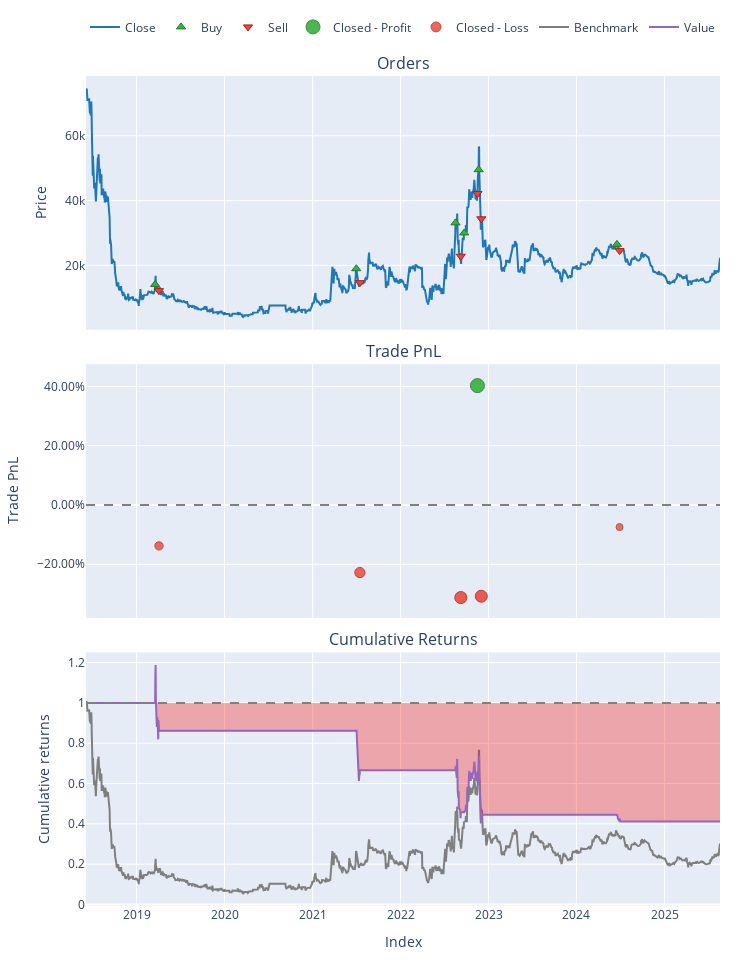

This figure's notebook cell:
### Code cell
# biểu diễn biểu đồ vốn của 1 mã bỏ qua
ignored_ticker = df_backtesting_ignored.index[0]
pf = backtesting_results[ignored_ticker]
print(ignored_ticker)
pf.plot().show()

### Figure 1 — Plotly figure (JSON) as saved in the notebook; plotly's stock layout.template omitted (floating-point values rounded to 4 significant figures; data arrays with more than 128 entries replaced by an {"elided": "..."} marker saying what was removed)
{"data": [{"legendgroup": "0", "line": {"color": "#1f77b4"}, "name": "Close", "showlegend": true, "type": "scatter", "uid": "fba1f608-7561-4882-a2fc-d90563eb004b", "x": {"elided": "1795 str values"}, "xaxis": "x", "y": {"elided": "1795 float values"}, "yaxis": "y"}, {"customdata": [[0, 0.007071, 0.0999], [2, 0.00454, 0.08614], [4, 0.002009, 0.06654], [6, 0.001525, 0.04578], [8, 0.001296, 0.0642], [10, 0.001678, 0.04447]], "hovertemplate": "Order Id: %{customdata[0]}<br>Timestamp: %{x}<br>Price: %{y}<br>Size: %{customdata[1]:.6f}<br>Fees: %{customdata[2]:.6f}", "legendgroup": "1", "marker": {"color": "#37B13F", "line": {"color": "rgb(38,123,44)", "width": 1}, "size": 8, "symbol": "triangle-up"}, "mode": "markers", "name": "Buy", "type": "scatter", "uid": "ca8a0d55-cbdc-4430-ad59-9e7d241d0a26", "x": ["2019-03-19T00:00:00", "2021-07-01T00:00:00", "2022-08-17T00:00:00", "2022-09-22T00:00:00", "2022-11-21T00:00:00", "2024-06-17T00:00:00"], "xaxis": "x", "y": [14130.0, 18971, 33118, 30016, 49536, 26495], "yaxis": "y"}, {"customdata": [[1, 0.007071, 0.08631], [3, 0.00454, 0.06667], [5, 0.002009, 0.04587], [7, 0.001525, 0.06433], [9, 0.001296, 0.04456], [11, 0.001678, 0.04125]], "hovertemplate": "Order Id: %{customdata[0]}<br>Timestamp: %{x}<br>Price: %{y}<br>Size: %{customdata[1]:.6f}<br>Fees: %{customdata[2]:.6f}", "legendgroup": "2", "marker": {"color": "#EA4335", "line": {"color": "rgb(181,31,18)", "width": 1}, "size": 8, "symbol": "triangle-down"}, "mode": "markers", "name": "Sell", "type": "scatter", "uid": "7318c576-4245-4b54-8a2d-a9ea84a0461f", "x": ["2019-04-04T00:00:00", "2021-07-16T00:00:00", "2022-09-08T00:00:00", "2022-11-16T00:00:00", "2022-12-02T00:00:00", "2024-06-28T00:00:00"], "xaxis": "x", "y": [12210.0, 14684, 22832, 42177, 34381, 24576], "yaxis": "y"}, {"customdata": [[3, 3, 18.44, 0.4027]], "hovertemplate": "Exit Trade Id: %{customdata[0]}<br>Position Id: %{customdata[1]}<br>Exit Timestamp: %{x}<br>PnL: %{customdata[2]:.6f}<br>Return: %{customdata[3]:.2%}", "legendgroup": "3", "marker": {"color": "#37B13F", "line": {"color": "rgb(38,123,44)", "width": 1}, "opacity": [0.9], "size": [14], "symbol": "circle"}, "mode": "markers", "name": "Closed - Profit", "type": "scatter", "uid": "bebff0cf-c68d-4f10-8313-8d6a35147bd9", "x": ["2022-11-16T00:00:00"], "xaxis": "x2", "y": [0.4027], "yaxis": "y2"}, {"customdata": [[0, 0, -13.78, -0.1379], [1, 1, -19.62, -0.2278], [2, 2, -20.78, -0.3123], [4, 4, -19.75, -0.3076], [5, 5, -3.307, -0.07436]], "hovertemplate": "Exit Trade Id: %{customdata[0]}<br>Position Id: %{customdata[1]}<br>Exit Timestamp: %{x}<br>PnL: %{customdata[2]:.6f}<br>Return: %{customdata[3]:.2%}", "legendgroup": "4", "marker": {"color": "#EA4335", "line": {"color": "rgb(181,31,18)", "width": 1}, "opacity": [0.779, 0.8201, 0.8587, 0.8566, 0.75], "size": [8.354, 10.27, 12.07, 11.97, 7], "symbol": "circle"}, "mode": "markers", "name": "Closed - Loss", "type": "scatter", "uid": "0009f284-9941-49ba-b76e-b4b65afc17e5", "x": ["2019-04-04T00:00:00", "2021-07-16T00:00:00", "2022-09-08T00:00:00", "2022-12-02T00:00:00", "2024-06-28T00:00:00"], "xaxis": "x2", "y": [-0.1379, -0.2278, -0.3123, -0.3076, -0.07436], "yaxis": "y2"}, {"legendgroup": "5", "line": {"color": "#7f7f7f"}, "name": "Benchmark", "showlegend": true, "type": "scatter", "uid": "c734db9d-0cc6-4715-b36e-948e11cfb4c7", "x": {"elided": "1795 str values"}, "xaxis": "x3", "y": {"elided": "1795 float values"}, "yaxis": "y3"}, {"hoverinfo": "skip", "legendgroup": "6", "line": {"color": "rgba(0, 0, 0, 0)", "width": 0}, "opacity": 0, "showlegend": false, "type": "scatter", "uid": "63ff3c05-d60a-4c66-ac85-2b48cd0b0406", "x": {"elided": "1795 str values"}, "xaxis": "x3", "y": {"elided": "1795 int values"}, "yaxis": "y3"}, {"connectgaps": false, "fill": "tonexty", "fillcolor": "rgba(0, 128, 0, 0.3)", "hoverinfo": "skip", "legendgroup": "6", "line": {"color": "rgba(0, 0, 0, 0)", "width": 0}, "opacity": 0, "showlegend": false, "type": "scatter", "uid": "b3c30fc5-5404-47f4-97e1-846795dfd07f", "x": {"elided": "1795 str values"}, "xaxis": "x3", "y": {"elided": "1795 float values"}, "yaxis": "y3"}, {"hoverinfo": "skip", "legendgroup": "6", "line": {"color": "rgba(0, 0, 0, 0)", "width": 0}, "opacity": 0, "showlegend": false, "type": "scatter", "uid": "2473de44-b27a-4c00-8108-5e122c8be11d", "x": {"elided": "1795 str values"}, "xaxis": "x3", "y": {"elided": "1795 int values"}, "yaxis": "y3"}, {"connectgaps": false, "fill": "tonexty", "fillcolor": "rgba(255, 0, 0, 0.3)", "hoverinfo": "skip", "legendgroup": "6", "line": {"color": "rgba(0, 0, 0, 0)", "width": 0}, "opacity": 0, "showlegend": false, "type": "scatter", "uid": "2fb7d471-6549-4382-b9eb-24fb7787b040", "x": {"elided": "1795 str values"}, "xaxis": "x3", "y": {"elided": "1795 float values"}, "yaxis": "y3"}, {"legendgroup": "7", "line": {"color": "#9467bd"}, "name": "Value", "showlegend": true, "type": "scatter", "uid": "3a490f40-5cd7-4b94-ad9c-8bf9e2e46bba", "x": {"elided": "1795 str values"}, "xaxis": "x3", "y": {"elided": "1795 float values"}, "yaxis": "y3"}, {"hoverinfo": "skip", "legendgroup": "6", "line": {"color": "rgba(0, 0, 0, 0)", "width": 0}, "opacity": 0, "showlegend": false, "type": "scatter", "uid": "cbe4d1cf-c5e3-43ab-ac89-1f847d4f7be0", "x": {"elided": "1795 str values"}, "xaxis": "x3", "y": {"elided": "1795 int values"}, "yaxis": "y3"}], "layout": {"annotations": [{"font": {"size": 16}, "showarrow": false, "text": "Orders", "x": 0.5, "xanchor": "center", "xref": "paper", "y": 1, "yanchor": "bottom", "yref": "paper"}, {"font": {"size": 16}, "showarrow": false, "text": "Trade PnL", "x": 0.5, "xanchor": "center", "xref": "paper", "y": 0.6528, "yanchor": "bottom", "yref": "paper"}, {"font": {"size": 16}, "showarrow": false, "text": "Cumulative Returns", "x": 0.5, "xanchor": "center", "xref": "paper", "y": 0.3056, "yanchor": "bottom", "yref": "paper"}], "height": 960, "legend": {"orientation": "h", "traceorder": "normal", "x": 1, "xanchor": "right", "y": 1.042, "yanchor": "bottom"}, "margin": {"b": 30, "l": 30, "r": 30, "t": 30}, "shapes": [{"line": {"color": "gray", "dash": "dash"}, "type": "line", "x0": 0, "x1": 1, "xref": "paper", "y0": 0, "y1": 0, "yref": "y2"}, {"line": {"color": "gray", "dash": "dash"}, "type": "line", "x0": 0, "x1": 1, "xref": "paper", "y0": 1, "y1": 1, "yref": "y3"}], "showlegend": true, "width": 750, "xaxis": {"anchor": "y", "domain": [0, 1], "matches": "x3", "showticklabels": false}, "xaxis2": {"anchor": "y2", "domain": [0, 1], "matches": "x3", "showticklabels": false}, "xaxis3": {"anchor": "y3", "domain": [0, 1], "title": {"text": "Index"}}, "yaxis": {"anchor": "x", "domain": [0.6944, 1], "title": {"text": "Price"}}, "yaxis2": {"anchor": "x2", "domain": [0.3472, 0.6528], "tickformat": ".2%", "title": {"text": "Trade PnL"}}, "yaxis3": {"anchor": "x3", "domain": [0, 0.3056], "title": {"text": "Cumulative returns"}}}}
